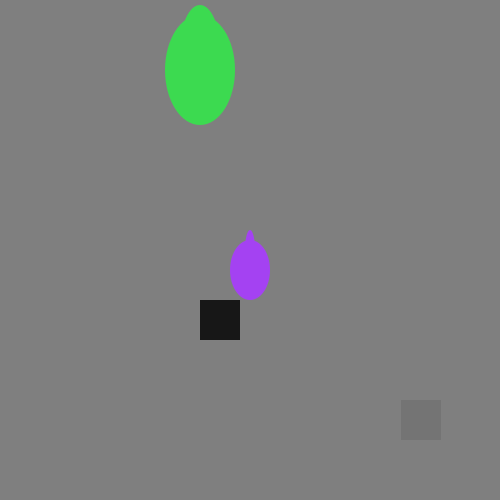
Frame 1 (no input)
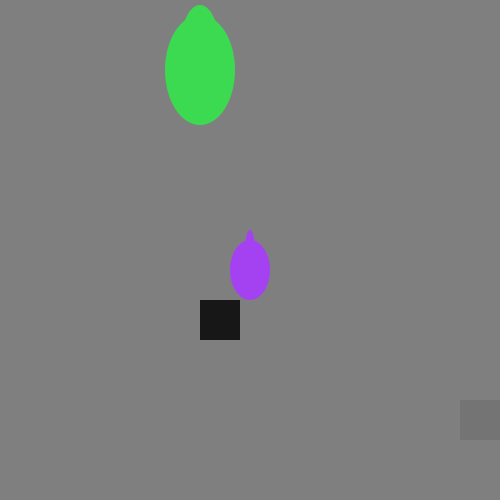
Frame 60 (the mouse pressed at the canvas centre just before this capture)
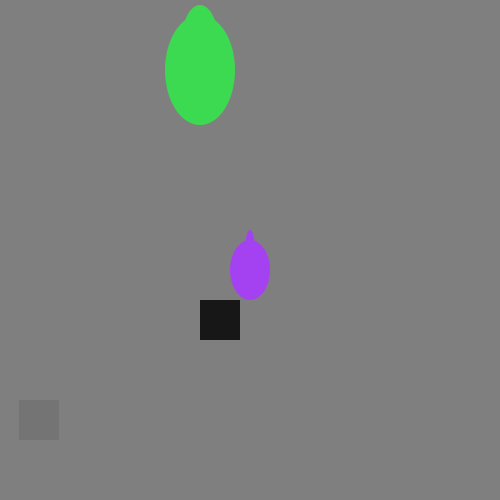
Frame 120 (the mouse held since frame 60 and released just before this capture)

The Processing sketch that drew these frames (run headless with seeded random() and noise(); from frame 60 on, the mouse is pressed at the canvas centre):

// Processing sketch: inheritancePolymorphism
// ── inheritancePolymorphism.pde
Agent kopia;
Hero ironman, superman, spiderman;
Agent[] cartoons = new Agent[30];

Enemy irs, tmc, usps;

void setup() {
  size(500, 500);

  kopia = new Agent(0, 0, 0, 0);

  ironman = new Hero( width/2, height/2, 20, 50, 0);
  superman = new Hero( 200, 50, 50, 100, 0);
  //ironman.skin = color(255);  // this should be private and not accessible

  irs = new Enemy(100, 150, 30, 30);
  tmc = new Enemy(200, 200, 40, 40);

  /* uncomment me to use polymorphism
   for (int i = 0; i < cartoons.length; i++) {
   int r = int(random(2));
   if (r == 0) {
   cartoons[i] = new Hero(random(100, 400), random(100, 400), int(random(30, 60)), int(random(20, 100)), 0);
   } else {
   cartoons[i] = new Enemy(random(0, 200), random(0, 200), int(random(10, 30)), int(random(30, 50)));
   }
   }
   */
}


void draw() {
  background(127);
  //kopia.speed = 10;


  ironman.interact(1);  
  ironman.update();
  ironman.display();

  superman.interact(3);
  superman.update();
  superman.display();

  irs.interact(1);
  irs.update();
  irs.display();

  tmc.autoMove(1);
  tmc.interact(.5);
  //tmc.update();  // using the autoMove method conflicts with the update method
                    // for tmc
  tmc.display();



  // provided each class uses each of these methods,
  // we can call them using an array.
  // this saves us many lines of code!
  /* uncomment me to use an array
   for( int i = 0; i< cartoons.length; i++){
   cartoons[i].interact(int(random(2)));
   cartoons[i].update();
   cartoons[i].display();
   }
   */
}
// ── Agent.pde
class Agent{
  float xLoc, yLoc;
  private float speed;
  int w, h;
  
  Agent(float _x, float _y, int wid, int hei){
    xLoc = _x;
    yLoc = _y;
    w = wid;
    h = hei;
  } 
  void update(){
    xLoc = xLoc + speed;
  } 
  void display(){
    noFill();
    ellipse(xLoc, yLoc, w, h);
  }
  void interact(float num){
  }
  
}
// ── Enemy.pde
class Enemy extends Hero {
  color skin;
  float tx, ty;
  Enemy(float bob, float clair, int box, int wood) {
    super(bob, clair, box, wood, 0);  // needs to pass the same # of parameters as base class
    skin = int(random(255));
    tx = bob;
    ty = clair;
  }

  void update() {
    super.update();  // calls the parent method
    if (xLoc > width) {
      xLoc *= -1;
    }
    if (xLoc < 0) {
      xLoc *= 1;
    }
    if (yLoc > height) {
      yLoc *= -1;
    }
    if (yLoc < 0) {
      yLoc *= 1;
    }
  }

  void display() {
    fill(skin);
    pushMatrix();
    translate(tx + xLoc, ty + yLoc);
    rect(0, 0, 40, 40);
    popMatrix();
  }

  void interact(float val) {
    if (keyPressed) {
      if (key == 'j') {
        xLoc = xLoc -val;
      }
      if (key == 'l') {
        xLoc = xLoc + val;
      }
      if (key == 'i') {
        yLoc -= val;
      }
      if ( key =='k') {
        yLoc += val;
      }
    }
  }

  void autoMove(float m) {
    xLoc = xLoc + m;
    if (xLoc > 300) {
      xLoc = -200;  /* -200 isn't arbitrary. It's around the value
                        when the shape falls off the screen, which
                        is based on it's coordinates & graphics
                        */
    }
  }
}
// ── Hero.pde
class Hero extends Agent {
  private color skin;
  
  Hero(float _x, float _y, int wid, int hei, int marsha) {
    super(_x, _y, wid, hei);  // calling the parent constructor
    skin = color(random(255), random(255), random(255));
  }
  void update() {
    //super.update();  // calling to the super method update

    if (xLoc > width) {    // adding to, or overwriting the super method update
      xLoc = width;
    }
    if (xLoc < 0) {
      xLoc = 0;
    }
    if (yLoc > height) {
      yLoc = height;
    }

    if (yLoc < 0) {
      yLoc = 0;
    }
  }

  void display() {
    noStroke();
    fill(skin);
    ellipse(xLoc, yLoc, w-10, h-10);
    ellipse(xLoc, yLoc + 20, w + 20, h+10);
  }

  void interact(float val) {
    if (keyPressed) {
      if (key == 'a') {
        xLoc = xLoc -val;
      }
      if (key == 'd') {
        xLoc = xLoc + val;
      }
      if (key == 'w') {
        yLoc -= val;
      }
      if ( key =='s') {
        yLoc += val;
      }
    }
  }
}
